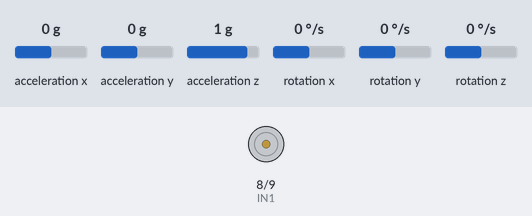
The sketch below on a simulated Arduino Uno, built with avr-gcc and run on an emulated ATmega328P. Parts: motor-driver pin pairs drawn as motors (green arrow = first pin HIGH = forward, orange = second pin HIGH = backward, longer = more drive, scaled by the enable pin). Wiring (inferred from the names in the program): MPU-6050 motion sensor at I2C address 0x68. The inputs (shaded band) are chosen by the test bench; at power-on: rotation x 0 °/s, acceleration y 0 g, acceleration x 0 g, acceleration z 1 g, rotation y 0 °/s, rotation z 0 °/s.

Above: at 1.2 s.
1.3 s: rotation x set to 12 °/s
At 1.45 s:
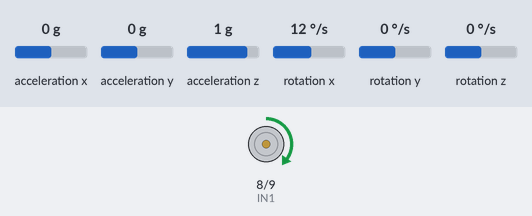
4.0 s: rotation x set to 0 °/s
At 4.17 s:
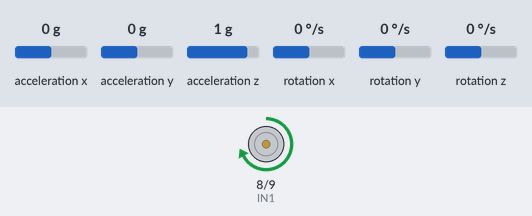
7.0 s: acceleration y set to -1.4 g
8.5 s: acceleration y set to 0 g
At 9.92 s:
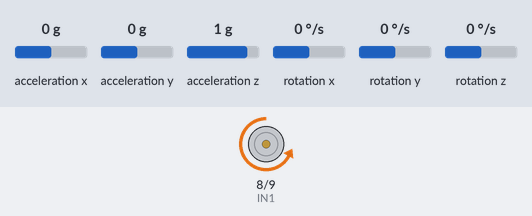
11.5 s: acceleration y set to -0.8 g
Timing chart, 0 to 14.0 s (numbered marks = the images above; inputs shaded):
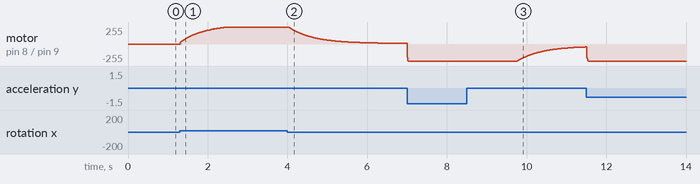

Measured:
- after the input at 4.0 s, motor on pin 8 (IN1) / pin 9 (IN2): moves from forward 255/255 to forward 11/255 over 2.9 s, starting at once
- after the input at 8.5 s, motor on pin 8 (IN1) / pin 9 (IN2): moves from backward 255/255 to backward 44/255 over 1.7 s, starting after 1.3 s

The sketch:

InvertedPendulum.ino
```cpp
#include <Wire.h>

// --- Motor Driver Pins (L298N) ---
#define IN1 8
#define IN2 9
#define ENA 10

// --- IMU Variables (MPU6050) ---
const int MPU_ADDR = 0x68; // Standard I2C address
float AccX, AccY, AccZ;
float GyroX, GyroY, GyroZ;
float accAngle, gyroRate, currentAngle;
unsigned long previousTime, currentTime;
float elapsedTime;

// --- PID Control Variables ---
// These are the values you will spend 90% of your time tuning!
float Kp = 40.0;  // Proportional: Reacts to current error
float Ki = 0.5;   // Integral: Reacts to accumulated past error
float Kd = 2.0;   // Derivative: Reacts to the rate of change of error
float setPoint = 0.0; // 0 degrees = perfectly upright
float error, previousError, integral, derivative, pidOutput;

void setup() {
  Serial.begin(9600);

  // 1. Initialize Motor Pins
  pinMode(IN1, OUTPUT);
  pinMode(IN2, OUTPUT);
  pinMode(ENA, OUTPUT);

  // 2. Initialize IMU (Wake it up)
  Wire.begin();
  Wire.beginTransmission(MPU_ADDR);
  Wire.write(0x6B); // Power management register
  Wire.write(0x00); // Write 0 to wake up the sensor
  Wire.endTransmission(true);

  previousTime = millis();
}

void loop() {
  // --- 1. Calculate Loop Timing (dt) ---
  currentTime = millis();
  elapsedTime = (currentTime - previousTime) / 1000.0; // Convert milliseconds to seconds
  previousTime = currentTime;

  // --- 2. Read Raw IMU Data ---
  Wire.beginTransmission(MPU_ADDR);
  Wire.write(0x3B); // Start at accelerometer X register
  Wire.endTransmission(false);
  Wire.requestFrom(MPU_ADDR, 14, true); // Request 14 bytes (Acc, Temp, Gyro)

  // Read Accelerometer (Divide by 16384.0 for standard 2g range)
  AccX = (Wire.read() << 8 | Wire.read()) / 16384.0;
  AccY = (Wire.read() << 8 | Wire.read()) / 16384.0;
  AccZ = (Wire.read() << 8 | Wire.read()) / 16384.0;

  Wire.read(); Wire.read(); // Skip Temperature registers

  // Read Gyroscope (Divide by 131.0 for standard 250deg/s range)
  GyroX = (Wire.read() << 8 | Wire.read()) / 131.0;
  GyroY = (Wire.read() << 8 | Wire.read()) / 131.0;
  GyroZ = (Wire.read() << 8 | Wire.read()) / 131.0;

  // --- 3. Sensor Fusion (Complementary Filter) ---
  // Calculates tilt based on gravity vector. (Adjust axes based on how you mount the IMU)
  accAngle = (atan(AccY / sqrt(pow(AccX, 2) + pow(AccZ, 2))) * 180 / PI);
  gyroRate = GyroX; // Rotation rate around X axis causes Y-axis tilt

  // Filter: 98% Gyro (fast but drifts) + 2% Accel (noisy but stable long-term)
  currentAngle = 0.98 * (currentAngle + gyroRate * elapsedTime) + 0.02 * accAngle;

  // --- 4. PID Controller Math ---
  error = setPoint - currentAngle;

  integral += error * elapsedTime;
  integral = constrain(integral, -200, 200); // Anti-windup limit

  derivative = (error - previousError) / elapsedTime;

  // The core PID equation
  pidOutput = (Kp * error) + (Ki * integral) + (Kd * derivative);
  previousError = error;

  // --- 5. Output to Motor ---
  driveMotor(pidOutput);

  // Loop delay for stability (approx 100Hz loop rate)
  delay(10);
}

void driveMotor(float pidValue) {
  // Convert PID output to a safe PWM range (0 to 255)
  int motorPWM = abs(pidValue);
  motorPWM = constrain(motorPWM, 0, 255);

  // Set motor direction based on whether PID output is positive or negative
  if (pidValue < 0) {
    digitalWrite(IN1, HIGH);
    digitalWrite(IN2, LOW);
  }
  else if (pidValue > 0) {
    digitalWrite(IN1, LOW);
    digitalWrite(IN2, HIGH);
  }
  else {
    digitalWrite(IN1, LOW);
    digitalWrite(IN2, LOW);
  }

  // Send power to the L298N
  analogWrite(ENA, motorPWM);
}
```
